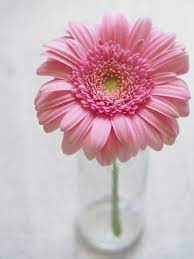
#> input picture LGM Task 4 - Image to Pencil Sketch ( Beginner Task )/flower.jpg, 194 x 259 px
$ python Image_to_pencil.py
#> lines starting #> are read from the running program, lines starting #| are printed output that depends on the picture
'''
Data Science Intern at Let's Grow More LGMVIP March '23
Beginner Level Task
Image to Pencil Sketch with Python
Burhanuddin Abizer Hariyanawala
CID- LGMVIPDSWL0011437
'''
# Importing Libraries
import cv2

# Reading the original image
image = cv2.imread('flower.jpg')
#> image is the input picture: shape (259, 194, 3); mean B, G, R 186.9, 178.5, 205.9
# Displaying Original Image
cv2.imshow("Original Image", image)
cv2.waitKey(0)

# Reading the black and white image
b_and_w_image = cv2.cvtColor(image, cv2.COLOR_BGR2GRAY)
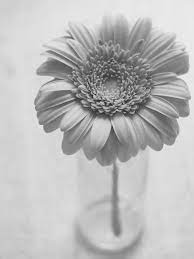
#> b_and_w_image: shape (259, 194); min 28, max 243, mean 187.6
# Displaying Black And White Image
cv2.imshow("Black and White Image", b_and_w_image)
cv2.waitKey(0)

# Inverting the image
inverted_image = 255 - b_and_w_image
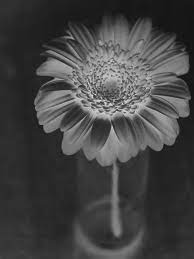
#> inverted_image: shape (259, 194); min 12, max 227, mean 67.4
# Displaying Inverted Image
cv2.imshow("Inverted Image", inverted_image)
cv2.waitKey()

# Blurring the image
blurred = cv2.GaussianBlur(inverted_image, (21, 21), 0)
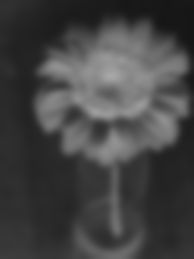
#> blurred: shape (259, 194); min 22, max 167, mean 67.4

# Inverting the Blurred Image
inverted_blurred = 255 - blurred
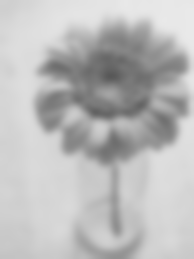
#> inverted_blurred: shape (259, 194); min 88, max 233, mean 187.6
# Creating the Pencil Sketch image
pencil_sketch = cv2.divide(b_and_w_image, inverted_blurred, scale=256.0)
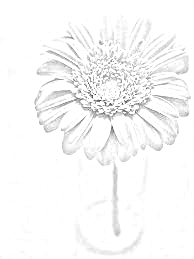
#> pencil_sketch: shape (259, 194); min 54, max 255, mean 248.1
# Displaying Sketch Image
cv2.imshow("Sketch Image", pencil_sketch)
cv2.waitKey(0)

# Displaying Original Image
cv2.imshow("Original Image", image)
# Displaying Sketch Image
cv2.imshow("Pencil Sketch Image", pencil_sketch)
cv2.waitKey(0)
